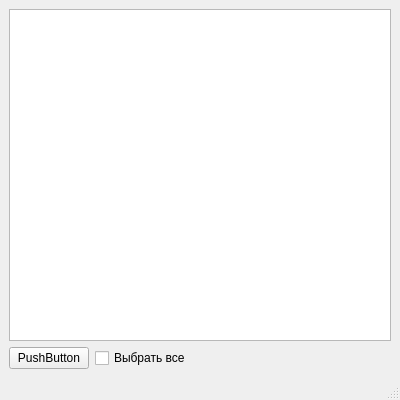
<?xml version="1.0" encoding="UTF-8"?>
<ui version="4.0">
 <class>MainWindow</class>
 <widget class="QMainWindow" name="MainWindow">
  <property name="geometry">
   <rect>
    <x>0</x>
    <y>0</y>
    <width>400</width>
    <height>400</height>
   </rect>
  </property>
  <property name="windowTitle">
   <string>Выбор страны</string>
  </property>
  <widget class="QWidget" name="centralwidget">
   <layout class="QGridLayout" name="gridLayout">
    <item row="0" column="0">
     <layout class="QVBoxLayout" name="verticalLayout">
      <item>
       <widget class="QListWidget" name="listWidget">
        <property name="styleSheet">
         <string notr="true"/>
        </property>
       </widget>
      </item>
      <item>
       <layout class="QHBoxLayout" name="horizontalLayout">
        <item>
         <widget class="QPushButton" name="nextBtn">
          <property name="text">
           <string>PushButton</string>
          </property>
          <property name="icon">
           <iconset theme="file:///C:/Users/user/Downloads/free-icon-right-arrow-angle-54833.png">
            <normaloff>.</normaloff>.</iconset>
          </property>
         </widget>
        </item>
        <item>
         <widget class="QCheckBox" name="checkBox">
          <property name="text">
           <string>Выбрать все</string>
          </property>
          <property name="checkable">
           <bool>true</bool>
          </property>
         </widget>
        </item>
        <item>
         <spacer name="verticalSpacer">
          <property name="orientation">
           <enum>Qt::Horizontal</enum>
          </property>
          <property name="sizeHint" stdset="0">
           <size>
            <width>40</width>
            <height>20</height>
           </size>
          </property>
         </spacer>
        </item>
       </layout>
      </item>
     </layout>
    </item>
   </layout>
  </widget>
  <widget class="QMenuBar" name="menubar">
   <property name="geometry">
    <rect>
     <x>0</x>
     <y>0</y>
     <width>400</width>
     <height>26</height>
    </rect>
   </property>
  </widget>
  <widget class="QStatusBar" name="statusbar"/>
 </widget>
 <resources/>
 <connections/>
</ui>
